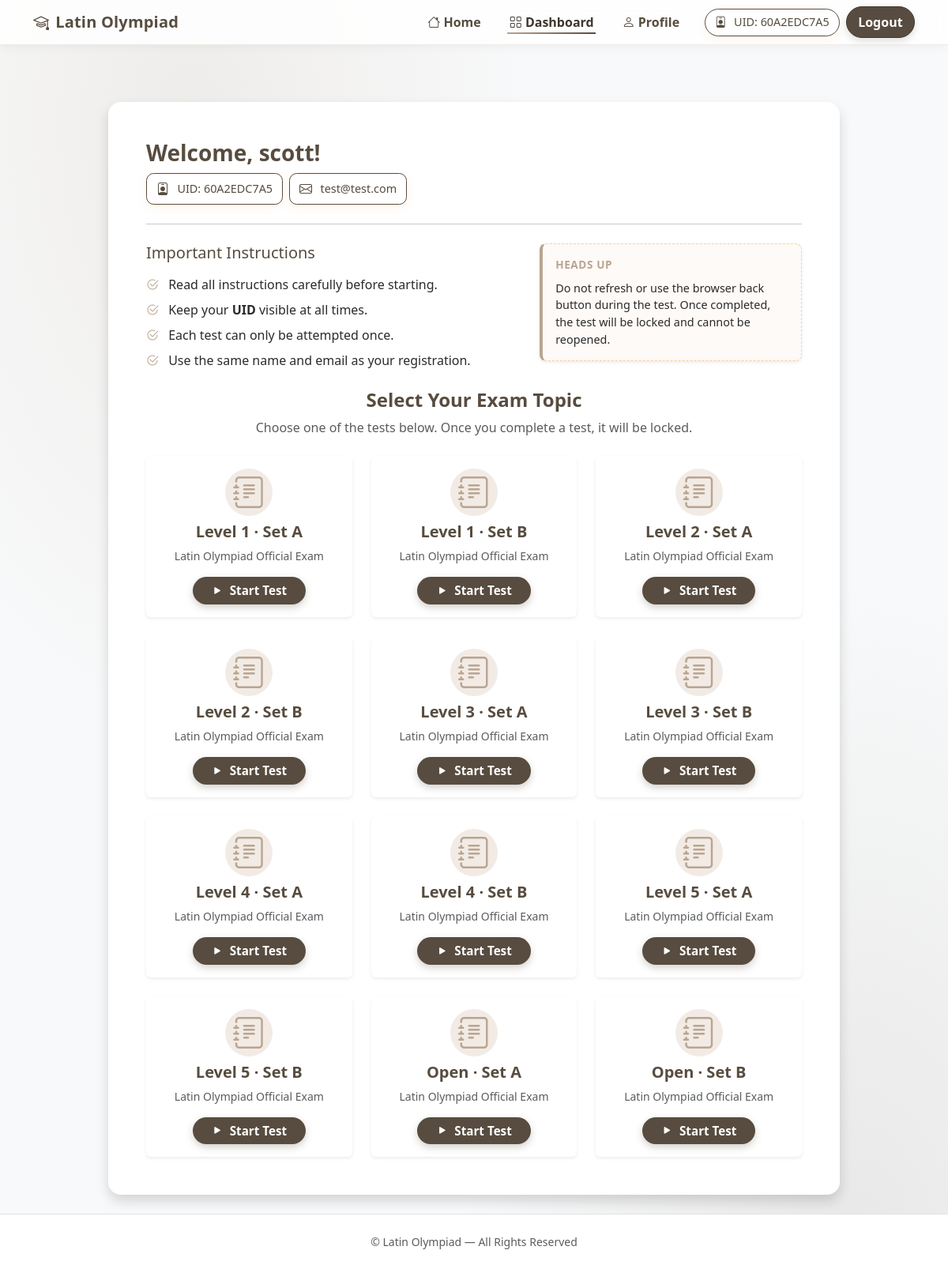
The app's page /dashboard (signed in) with its own data.
### tables this page shows
CREATE TABLE users(
            id INTEGER PRIMARY KEY AUTOINCREMENT,
            uid TEXT UNIQUE NOT NULL,
            name TEXT NOT NULL,
            email TEXT UNIQUE NOT NULL,
            password_hash TEXT NOT NULL,
            created_at TEXT NOT NULL
        );

### app.py (the view)
@app.route("/dashboard")
@login_required
def dashboard():
    user = current_user()
    db = get_db()
    rows = db.execute(
        """
        SELECT test_key, MAX(CASE WHEN completed_at IS NOT NULL THEN 1 ELSE 0 END) AS done
          FROM attempts
         WHERE user_id=?
         GROUP BY test_key
        """,
        (user["id"],)
    ).fetchall()
    status = {r["test_key"]: bool(r["done"]) for r in rows}
    return render_template(
        "dashboard.html",
        app_name=APP_NAME,
        name=user["name"],
        uid=user["uid"],
        email=user["email"],
        tests=TESTS,      # <-- pass tests
        status=status     # <-- pass per-test completion
    )

### app.py (called while the page is built)
def get_db():
    if "db" not in g:
        g.db = sqlite3.connect(DB_PATH)
        g.db.row_factory = sqlite3.Row
    return g.db

def login_required(f):
    @wraps(f)
    def wrapper(*args, **kwargs):
        if "user_id" not in session:
            flash("Please log in to continue.", "warning")
            return redirect(url_for("login", next=request.path))
        return f(*args, **kwargs)
    return wrapper

def init_db():
    db = get_db()
    db.executescript(
        """
        CREATE TABLE IF NOT EXISTS users(
            id INTEGER PRIMARY KEY AUTOINCREMENT,
            uid TEXT UNIQUE NOT NULL,
            name TEXT NOT NULL,
            email TEXT UNIQUE NOT NULL,
            password_hash TEXT NOT NULL,
            created_at TEXT NOT NULL
        );

        CREATE TABLE IF NOT EXISTS attempts(
            id INTEGER PRIMARY KEY AUTOINCREMENT,
            user_id INTEGER NOT NULL,
            test_key TEXT NOT NULL,
            attempt_token TEXT UNIQUE,  -- used to match the exact attempt
            started_at TEXT NOT NULL,
            completed_at TEXT,
            source TEXT,
            FOREIGN KEY(user_id) REFERENCES users(id)
        );

        CREATE INDEX IF NOT EXISTS idx_attempts_user_test ON attempts(user_id, test_key);
        """
    )
    db.commit()

def _add_column_if_missing(table, col, decl):
    cols = {r[1] for r in get_db().execute(f"PRAGMA table_info({table})").fetchall()}
    if col not in cols:
        get_db().execute(f"ALTER TABLE {table} ADD COLUMN {col} {decl}")
        get_db().commit()

def migrate_schema():
    _add_column_if_missing("attempts", "percent", "REAL")
    _add_column_if_missing("attempts", "raw_score", "REAL")
    _add_column_if_missing("attempts", "max_score", "REAL")
    _add_column_if_missing("attempts", "year", "INTEGER")

@app.before_request
def _ensure_db():
    init_db()
    migrate_schema()

@app.before_request
def _ensure_db():
    init_db()

def current_user():
    if "user_id" not in session:
        return None
    db = get_db()
    return db.execute("SELECT * FROM users WHERE id = ?", (session["user_id"],)).fetchone()

### templates/dashboard.html (shortened to what this page needs)
{% extends "base.html" %}
{% block content %}
<div class="row justify-content-center mt-5">
  <div class="col-12 col-xl-10">
    <div class="card card-hero shadow border-0">
      <div class="card-body p-4 p-md-5">
        <div class="d-flex align-items-start justify-content-between gap-3 flex-wrap">
          <div>
            <h1 class="h3 mb-1 fw-bold" style="color:var(--espresso);">
              Welcome, <span class="grad-taupe">{{ name }}</span>!
            </h1>
            <div class="info-chips mt-2 d-flex flex-column flex-sm-row gap-2">
              <div class="uid-chip" title="Your Contest UID">
                <i class="bi bi-person-badge"></i>
                <span class="ms-1">UID: {{ uid }}</span>
              </div>
              <div class="uid-chip" title="Your Email">
                <i class="bi bi-envelope"></i>
                <span class="ms-1">{{ email }}</span>
              </div>
            </div>
          </div>
        </div>
        <hr class="my-4">
        <div class="row g-4 mb-4">
          <div class="col-12 col-lg-7">
            <h3 class="h5 mb-3" style="color:var(--espresso);">Important Instructions</h3>
            <ul class="list-unstyled mb-0" style="color:var(--ink);">
              <li class="mb-2">
                <i class="bi bi-check2-circle me-2 text-taupe"></i>
                Read all instructions carefully before starting.
              </li>
              <li class="mb-2">
                <i class="bi bi-check2-circle me-2 text-taupe"></i>
                Keep your <strong>UID</strong> visible at all times.
              </li>
              <li class="mb-2">
                <i class="bi bi-check2-circle me-2 text-taupe"></i>
                Each test can only be attempted once.
              </li>
              <li class="mb-0">
                <i class="bi bi-check2-circle me-2 text-taupe"></i>
                Use the same name and email as your registration.
              </li>
            </ul>
          </div>
          <div class="col-12 col-lg-5">
            <div class="note-tile shadow-sm">
              <div class="note-kicker">Heads up</div>
              <div class="note-text">
                Do not refresh or use the browser back button during the test. Once completed, the test will be locked and cannot be reopened.
              </div>
            </div>
          </div>
        </div>
        <div class="text-center mb-4">
          <h2 class="h4 fw-bold" style="color:var(--espresso);">Select Your Exam Topic</h2>
          <p class="text-muted">Choose one of the tests below. Once you complete a test, it will be locked.</p>
        </div>
        <div class="row g-4">
          {% for key, test in tests.items() %}
          <div class="col-12 col-md-6 col-lg-4">
            <div class="card test-card shadow-sm border-0 h-100">
              <div class="card-body d-flex flex-column justify-content-between">
                <div class="text-center mb-3">
                  <div class="test-icon mb-2">
                    <i class="bi bi-journal-text fs-1 text-taupe"></i>
                  </div>
                  <h5 class="fw-bold" style="color:var(--espresso);">{{ test.label }}</h5>
                  <p class="small text-muted mb-0">Latin Olympiad Official Exam</p>
                </div>
                <div class="mt-auto text-center">
                  {% if status.get(key) %}
                    <button class="btn btn-secondary rounded-pill btn-start px-4" disabled>
                      <i class="bi bi-check2-circle me-1"></i> Completed
                    </button>
                  {% else %}
                    <a class="btn btn-cta rounded-pill btn-start px-4" href="{{ url_for('start_test', test_key=key) }}">
                      <i class="bi bi-play-fill me-1"></i> Start Test
                    </a>
                  {% endif %}
                </div>
              </div>
            </div>
          </div>
          {% endfor %}
        </div>
      </div>
    </div>
  </div>
</div>
{% endblock %}

### templates/base.html (shortened to what this page needs)
<!doctype html>
<html lang="en">
<head>
  <link href="https://cdn.jsdelivr.net/npm/bootstrap@5.3.3/dist/css/bootstrap.min.css" rel="stylesheet">
  <link rel="stylesheet" href="{{ url_for('static', filename='style.css') }}">
  <link rel="stylesheet" href="https://cdn.jsdelivr.net/npm/bootstrap-icons@1.13.1/font/bootstrap-icons.min.css">
</head>
<body class="bg-light d-flex flex-column min-vh-100">
<nav class="navbar navbar-expand-lg nav-espresso sticky-top">
  <div class="container">
    <a class="navbar-brand fw-bold brand-espresso" href="{{ url_for('dashboard') }}">
      <i class="bi bi-mortarboard"></i> {{ app_name }}
    </a>
    <div class="collapse navbar-collapse" id="mainnav">
      <ul class="navbar-nav ms-auto align-items-lg-center gap-lg-1">
                <li class="nav-item">
          <a class="nav-link px-3 {{ 'active' if request.endpoint=='index' else '' }}" href="{{ url_for('index') }}">
            <i class="bi bi-house"></i> Home
          </a>
        </li>
        <li class="nav-item">
          <a class="nav-link px-3 {{ 'active' if request.endpoint=='dashboard' else '' }}" href="{{ url_for('dashboard') }}">
            <i class="bi bi-grid"></i> Dashboard
          </a>
        </li>
        <li class="nav-item">
  <a class="nav-link px-3 {{ 'active' if request.endpoint=='profile' else '' }}" href="{{ url_for('profile') }}">
    <i class="bi bi-person"></i> Profile
  </a>
</li>
      </ul>
      <div class="d-none d-lg-flex align-items-center ms-3 gap-2">
        {% if session.user_id %}
          <div class="uid-chip">
            <i class="bi bi-person-badge"></i><span class="ms-1">UID: {{ uid }}</span>
          </div>
          <a class="btn btn-espresso" href="{{ url_for('logout') }}">Logout</a>
        {% else %}
          <a class="btn btn-outline-espresso" href="{{ url_for('login') }}">Login</a>
          <a class="btn btn-espresso" href="{{ url_for('register') }}">Sign up</a>
        {% endif %}
      </div>
    </div>
  </div>
</nav>
  <main class="py-4">
    <div class="container">
      {% block content %}{% endblock %}
    </div>
  </main>
  <footer class="py-4 border-top bg-white mt-auto">
    <div class="container small text-muted text-center">
      © {{ app_name }} — All Rights Reserved
    </div>
  </footer>
</body>
</html>

### static/style.css (style rules this page uses)
:root { --brand: #ff7a00; --brand-light: #ff9e42; --brand-soft: #fff0e3; --ink: #101316; --paper: #f8fafc; }
body { background: var(--paper); }
.card-hero { border-radius: 1rem; }
.uid-chip { display: inline-flex; align-items: center; gap: .45rem; padding: .4rem .65rem; border-radius: .6rem; background: #fff; color: var(--ink); border: 1px solid rgba(255,122,0,.25); box-shadow: 0 4px 12px rgba(255,122,0,.08); font-weight: 500; }
.btn-cta { background: var(--brand); border: none; color: #fff; font-weight: 600; box-shadow: 0 4px 14px rgba(255,122,0,0.35); transition: transform .2s ease, box-shadow .2s ease; }
.note-tile { background: #fff; border: 1px dashed rgba(255,122,0,.35); border-radius: 1rem; padding: 1rem; box-shadow: 0 6px 18px rgba(0,0,0,.04); }
.note-kicker { font-size: .75rem; text-transform: uppercase; letter-spacing: .6px; color: var(--brand); margin-bottom: .3rem; font-weight: 600; }
.note-text { color: var(--ink); font-size: .95rem; }
body.d-flex { min-height: 100vh; flex-direction: column; }
.info-chips .uid-chip { display: inline-flex; align-items: center; gap: .4rem; padding: .45rem .75rem; border-radius: .6rem; background: #fff; color: var(--ink); border: 1px solid rgba(255,122,0,.25); box-shadow: 0 4px 12px rgba(255,122,0,.08); font-weight: 500; font-size: 0.9rem; transition: 0.2s ease; }
.info-chips .uid-chip i { color: var(--brand); font-size: 1rem; }

### templates/base.html (style rules this page uses)
:root { --sand:#F6F3EC; --taupe:#B9A590; --espresso:#574C3F; --ink:#2b2b2b; }
.nav-espresso { background: rgba(255,255,255,.86); backdrop-filter: blur(8px); border-bottom: 1px solid color-mix(in srgb, var(--taupe, #B9A590) 22%, transparent); box-shadow: 0 2px 12px rgba(0,0,0,.05); }
.brand-espresso { color: var(--espresso, #574C3F) !important; letter-spacing:.2px; display:inline-flex; gap:.5rem; align-items:center; }
.navbar .nav-link { color: var(--espresso, #574C3F); font-weight:600; position:relative; }
.navbar .nav-link.active { color:#3f372d; }
.navbar .nav-link::after { content:""; position:absolute; left:.85rem; right:.85rem; bottom:.35rem; height:2px; background: linear-gradient(90deg, var(--taupe,#B9A590), var(--espresso,#574C3F)); transform: scaleX(0); transform-origin:left; transition:transform .25s ease; }
.navbar .nav-link:hover::after, .navbar .nav-link.active::after { transform: scaleX(1); }
.btn-espresso { background: var(--espresso,#574C3F); color:#fff; border:1px solid #3f372d; border-radius: 999px; padding:.45rem .9rem; font-weight:600; box-shadow: 0 4px 10px rgba(87,76,63,.18); }
.uid-chip { background:#fff; border:1px solid var(--espresso,#574C3F); color:var(--espresso,#574C3F); border-radius:999px; padding:.3rem .7rem; font-size:.9rem; display:inline-flex; align-items:center; gap:.35rem; }
body { background: radial-gradient(60% 80% at 20% 10%, rgba(185,165,144,.12), transparent 60%), radial-gradient(70% 90% at 90% 100%, rgba(87,76,63,.08), transparent 60%), var(--sand,#F6F3EC); }

### templates/dashboard.html (style rules this page uses)
:root { --sand:#F6F3EC; --taupe:#B9A590; --espresso:#574C3F; --ink:#2b2b2b; }
body { background: radial-gradient(60% 80% at 20% 10%, rgba(185,165,144,.15), transparent 60%), radial-gradient(70% 90% at 90% 100%, rgba(87,76,63,.1), transparent 60%), var(--sand); }
.grad-taupe { background: var(--espresso); -webkit-background-clip: text; -webkit-text-fill-color: transparent; }
.text-taupe { color: var(--taupe); }
.uid-chip { background-color: #fff; border: 1px solid var(--espresso) !important; border-radius: 20px; padding: 0.35rem 0.75rem; font-size: 0.9rem; color: var(--espresso) !important; display: flex; align-items: center; }
.uid-chip i { color: var(--espresso) !important; }
.btn-cta { background-color: var(--espresso); color: #fff; font-weight: 600; transition: all 0.3s ease; box-shadow: 0 4px 10px rgba(87, 76, 63, 0.25); }
.btn-start { min-width: 140px; font-size: 0.95rem; }
.test-card { transition: transform 0.2s ease, box-shadow 0.2s ease; background: #fff; }
.test-icon { background: #f2ebe5; width: 60px; height: 60px; border-radius: 50%; margin: 0 auto; display: flex; align-items: center; justify-content: center; color: var(--espresso); }
.note-tile { background: #fdfaf7; border-left: 4px solid var(--taupe); padding: 1rem; border-radius: 8px; }
.note-kicker { font-size: 0.85rem; text-transform: uppercase; font-weight: bold; color: var(--taupe); margin-bottom: 0.5rem; }
.note-text { font-size: 0.9rem; color: var(--ink); }

### records on screen
users: uid "60A2EDC7A5", name "scott", email "test@test.com"

### other values on screen
{{ app_name }} "Latin Olympiad"
{{ test.label }} "Level 1 · Set A" "Level 1 · Set B" "Level 2 · Set A" "Level 2 · Set B" "Level 3 · Set A" "Level 3 · Set B" "Level 4 · Set A" "Level 4 · Set B" "Level 5 · Set A" "Level 5 · Set B" "Open · Set A" "Open · Set B"
